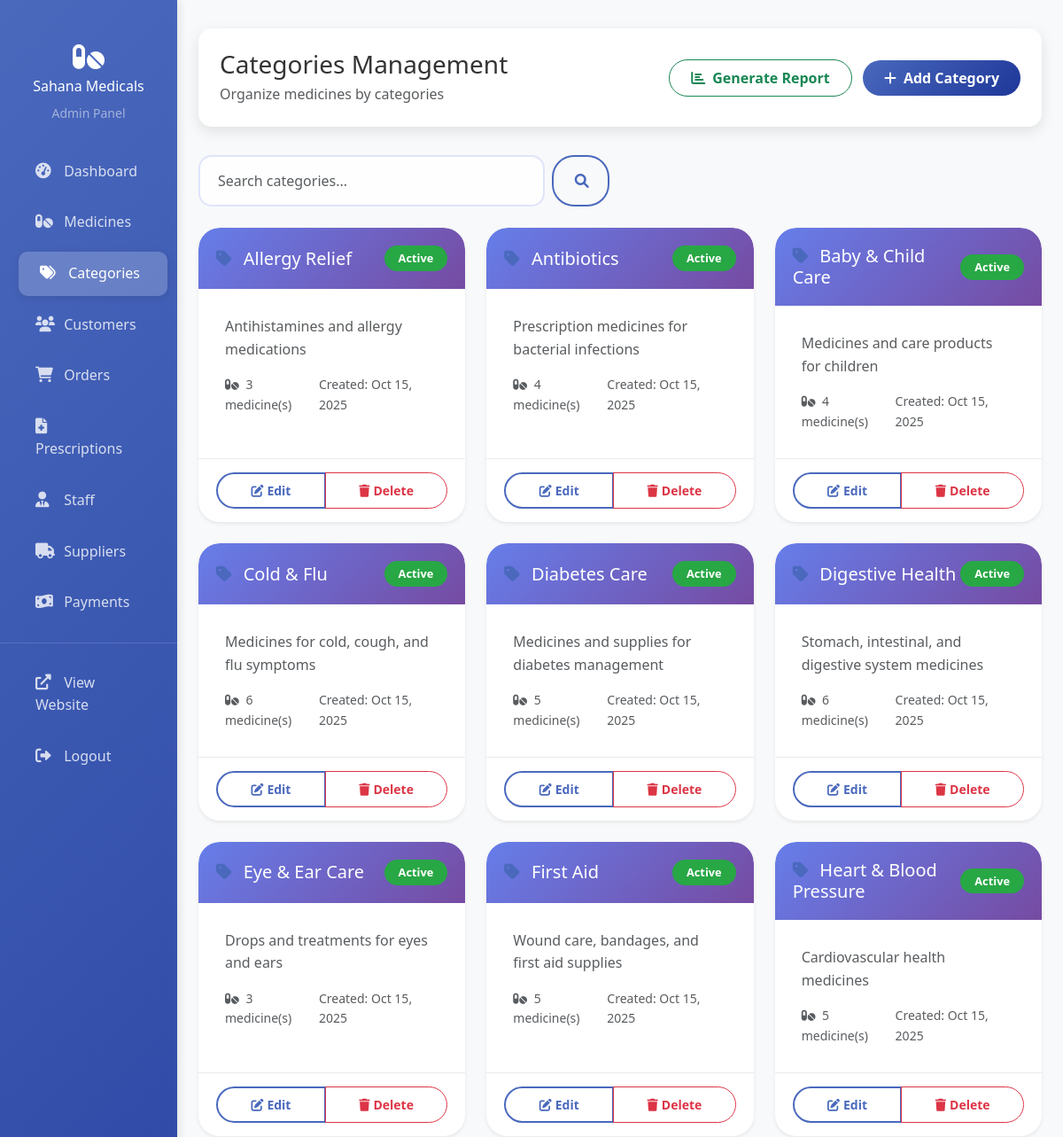
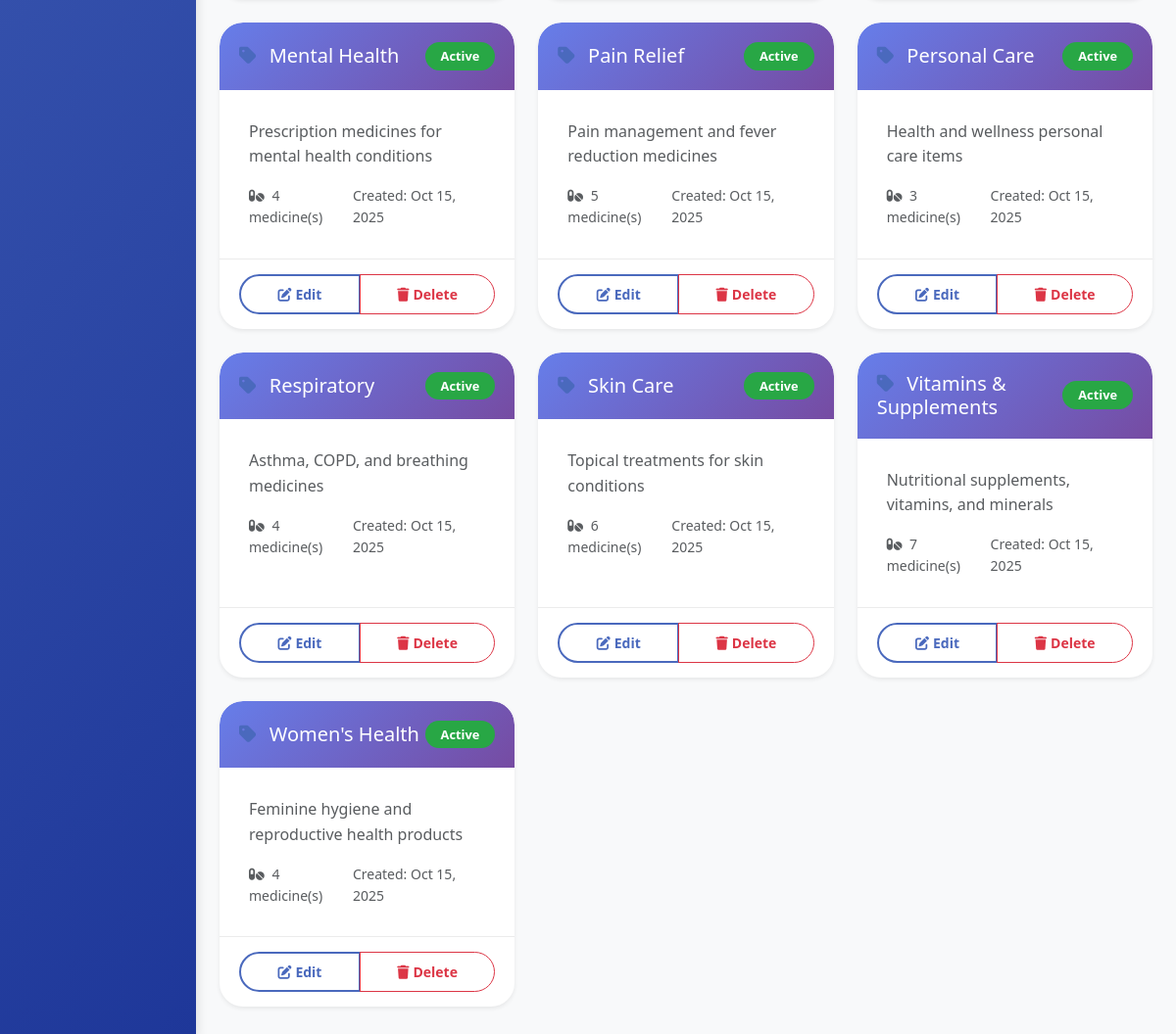
Screenshot of /admin/categories.php (signed in) with the database file from the repository (2 pictures, top to bottom).
### tables this page shows
CREATE TABLE IF NOT EXISTS categories (
    id INT AUTO_INCREMENT PRIMARY KEY,
    name VARCHAR(100) NOT NULL UNIQUE,
    description TEXT,
    status ENUM('active', 'inactive') DEFAULT 'active',
    created_at TIMESTAMP DEFAULT CURRENT_TIMESTAMP,
    updated_at TIMESTAMP DEFAULT CURRENT_TIMESTAMP ON UPDATE CURRENT_TIMESTAMP
);

### admin/categories.php (the view, shortened to what this page needs)
<?php
include 'auth_check.php';
$search = $_GET['search'] ?? '';
$where_clause = '';
$params = [];
$stmt = $pdo->prepare("
    SELECT c.*, COUNT(m.id) as medicine_count
    FROM categories c
    LEFT JOIN medicines m ON c.id = m.category_id
    $where_clause
    GROUP BY c.id
    ORDER BY c.name ASC
");
$stmt->execute($params);
$categories = $stmt->fetchAll();
?>
<!DOCTYPE html>
<html lang="en">
<head>
    <link href="https://cdn.jsdelivr.net/npm/bootstrap@5.3.0/dist/css/bootstrap.min.css" rel="stylesheet">
    <link href="https://cdnjs.cloudflare.com/ajax/libs/font-awesome/6.0.0/css/all.min.css" rel="stylesheet">
    <link href="../assets/css/style.css" rel="stylesheet">
</head>
<body>
    <div class="container-fluid">
        <div class="row">
            <?php include 'includes/sidebar.php'; ?>
            <main class="col-md-9 ms-sm-auto col-lg-10 px-md-4 admin-content">
                <div class="admin-header">
                    <div class="d-flex justify-content-between align-items-center">
                        <div>
                            <h2 class="h3 mb-1">Categories Management</h2>
                            <p class="text-muted mb-0">Organize medicines by categories</p>
                        </div>
                        <div>
                            <a href="reports.php?type=categories" class="btn btn-outline-success me-2">
                                <i class="fas fa-chart-bar me-2"></i>Generate Report
                            </a>
                            <button type="button" class="btn btn-primary" data-bs-toggle="modal" data-bs-target="#categoryModal" onclick="openModal('create')">
                                <i class="fas fa-plus me-2"></i>Add Category
                            </button>
                        </div>
                    </div>
                </div>
                <div class="row mb-4">
                    <div class="col-md-6">
                        <form method="GET" class="d-flex">
                            <input type="text" class="form-control me-2" name="search" placeholder="Search categories..." value="<?php echo htmlspecialchars($search); ?>">
                            <button type="submit" class="btn btn-outline-primary">
                                <i class="fas fa-search"></i>
                            </button>
                        </form>
                    </div>
                </div>
                <div class="row g-4">
                    <?php foreach ($categories as $category): ?>
                    <div class="col-lg-4 col-md-6">
                        <div class="card border-0 shadow-sm h-100">
                            <div class="card-header d-flex justify-content-between align-items-center">
                                <h5 class="mb-0">
                                    <i class="fas fa-tag me-2 text-primary"></i>
                                    <?php echo htmlspecialchars($category['name']); ?>
                                </h5>
                                <span class="badge bg-<?php echo $category['status'] === 'active' ? 'success' : 'secondary'; ?>">
                                    <?php echo ucfirst($category['status']); ?>
                                </span>
                            </div>
                            <div class="card-body">
                                <p class="card-text text-muted">
                                    <?php echo htmlspecialchars($category['description'] ?? 'No description provided'); ?>
                                </p>
                                <div class="d-flex justify-content-between align-items-center">
                                    <small class="text-muted">
                                        <i class="fas fa-pills me-1"></i>
                                        <?php echo $category['medicine_count']; ?> medicine(s)
                                    </small>
                                    <small class="text-muted">
                                        Created: <?php echo date('M d, Y', strtotime($category['created_at'])); ?>
                                    </small>
                                </div>
                            </div>
                            <div class="card-footer bg-transparent">
                                <div class="btn-group w-100">
                                    <button type="button" class="btn btn-outline-primary btn-sm" onclick="openModal('edit', <?php echo htmlspecialchars(json_encode($category)); ?>)">
                                        <i class="fas fa-edit me-1"></i>Edit
                                    </button>
                                    <button type="button" class="btn btn-outline-danger btn-sm" onclick="confirmDelete(<?php echo $category['id']; ?>, '<?php echo htmlspecialchars($category['name']); ?>', <?php echo $category['medicine_count']; ?>)">
                                        <i class="fas fa-trash me-1"></i>Delete
                                    </button>
                                </div>
                            </div>
                        </div>
                    </div>
                    <?php endforeach; ?>
                </div>
            </main>
        </div>
    </div>
</body>
</html>

### assets/css/style.css (style rules this page uses)
:root { --primary-color: #4a69bd; --primary-light: #6b92c2; --primary-dark: #1e3799; --secondary-blue: #0b4fae; --secondary-color: #28a745; --accent-color: #ffc107; --danger-color: #dc3545; --warning-color: #fd7e14; --info-color: #17a2b8; --light-gray: #f8f9fa; --medium-gray: #666; --dark-gray: #2c3e50; --white: #ffffff; --text-color: #333; --gradient-primary: linear-gradient(135deg, #4a69bd, #1e3799); --gradient-secondary: linear-gradient(135deg, #0b4fae, #6b92c2); --gradient-dark: linear-gradient(135deg, #2c3e50, #34495e); --gradient-hero: linear-gradient(135deg, rgba(74, 105, 189, 0.9), rgba(30, 55, 153, 0.9)); --shadow-sm: 0 2px 20px rgba(0, 0, 0, 0.1); --shadow: 0 10px 30px rgba(0, 0, 0, 0.1); --shadow-lg: 0 20px 40px rgba(0, 0, 0, 0.15); --shadow-card: 0 5px 15px rgba(0, 0, 0, 0.1); }
* { margin: 0; padding: 0; box-sizing: border-box; }
html { scroll-behavior: smooth; }
body { font-family: 'Segoe UI', Tahoma, Geneva, Verdana, sans-serif; line-height: 1.6; color: var(--text-color); min-height: 100vh; display: flex; flex-direction: column; }
.text-primary { color: var(--primary-color) !important; }
.card { transition: all 0.4s cubic-bezier(0.175, 0.885, 0.32, 1.275); border-radius: 24px; border: none; box-shadow: 0 10px 40px rgba(0, 0, 0, 0.08); overflow: hidden; position: relative; background: white; }
.card::before { content: ''; position: absolute; top: 0; left: 0; right: 0; height: 4px; background: linear-gradient(135deg, #667eea, #764ba2); transform: scaleX(0); transition: transform 0.4s ease; transform-origin: left; z-index: 1; }
.card-header { background: linear-gradient(135deg, #667eea, #764ba2); color: white; border-radius: 24px 24px 0 0 !important; border: none; padding: 20px; }
.card-body { padding: 30px; }
.card-footer { background: #f8f9fa; border-top: 1px solid rgba(0, 0, 0, 0.08); padding: 15px 20px; border-radius: 0 0 24px 24px; }
.card-footer.bg-transparent { background: transparent; border-top: 1px solid rgba(0, 0, 0, 0.08); }
.btn { border-radius: 25px; padding: 0.5rem 1.5rem; font-weight: 600; transition: all 0.3s ease; position: relative; overflow: hidden; }
.btn-primary { background: var(--gradient-primary); border: none; color: white; }
.btn-outline-primary { border: 2px solid var(--primary-color); color: var(--primary-color); background: transparent; }
.form-control { border-radius: 15px; border: 2px solid rgba(102, 126, 234, 0.2); padding: 15px 20px; transition: all 0.3s ease; font-size: 1rem; background: rgba(255, 255, 255, 0.8); backdrop-filter: blur(10px); }
.admin-content, .col-md-9.col-lg-10 { margin-left: 16.666667%; height: 100vh; overflow-y: auto; padding: 2rem; }
.admin-content { background: var(--light-gray); min-height: 100vh; }
.admin-header { background: white; padding: 1.5rem; box-shadow: var(--shadow-card); margin-bottom: 2rem; border-radius: 15px; }
.badge { border-radius: 20px; padding: 0.5rem 1rem; font-weight: 600; font-size: 0.8rem; }
.badge.bg-success { background-color: var(--secondary-color) !important; }
a { text-decoration: none; transition: all 0.3s ease; }

### rows the page displays
categories: name "Allergy Relief", status "Active", description "Antihistamines and allergy medications", medicine_count "3", created_at "Oct 15, 2025"
categories: name "Antibiotics", status "Active", description "Prescription medicines for bacterial infections", medicine_count "4", created_at "Oct 15, 2025"
categories: name "Baby & Child Care", status "Active", description "Medicines and care products for children", medicine_count "4", created_at "Oct 15, 2025"
categories: name "Cold & Flu", status "Active", description "Medicines for cold, cough, and flu symptoms", medicine_count "6", created_at "Oct 15, 2025"
categories: name "Diabetes Care", status "Active", description "Medicines and supplies for diabetes management", medicine_count "5", created_at "Oct 15, 2025"
categories: name "Digestive Health", status "Active", description "Stomach, intestinal, and digestive system medicines", medicine_count "6", created_at "Oct 15, 2025"
categories: name "Eye & Ear Care", status "Active", description "Drops and treatments for eyes and ears", medicine_count "3", created_at "Oct 15, 2025"
categories: name "First Aid", status "Active", description "Wound care, bandages, and first aid supplies", medicine_count "5", created_at "Oct 15, 2025"
categories: name "Heart & Blood Pressure", status "Active", description "Cardiovascular health medicines", medicine_count "5", created_at "Oct 15, 2025"
categories: name "Mental Health", status "Active", description "Prescription medicines for mental health conditions", medicine_count "4", created_at "Oct 15, 2025"
categories: name "Pain Relief", status "Active", description "Pain management and fever reduction medicines", medicine_count "5", created_at "Oct 15, 2025"
categories: name "Personal Care", status "Active", description "Health and wellness personal care items", medicine_count "3", created_at "Oct 15, 2025"
categories: name "Respiratory", status "Active", description "Asthma, COPD, and breathing medicines", medicine_count "4", created_at "Oct 15, 2025"
categories: name "Skin Care", status "Active", description "Topical treatments for skin conditions", medicine_count "6", created_at "Oct 15, 2025"
categories: name "Vitamins & Supplements", status "Active", description "Nutritional supplements, vitamins, and minerals", medicine_count "7", created_at "Oct 15, 2025"
categories: name "Women's Health", status "Active", description "Feminine hygiene and reproductive health products", medicine_count "4", created_at "Oct 15, 2025"
